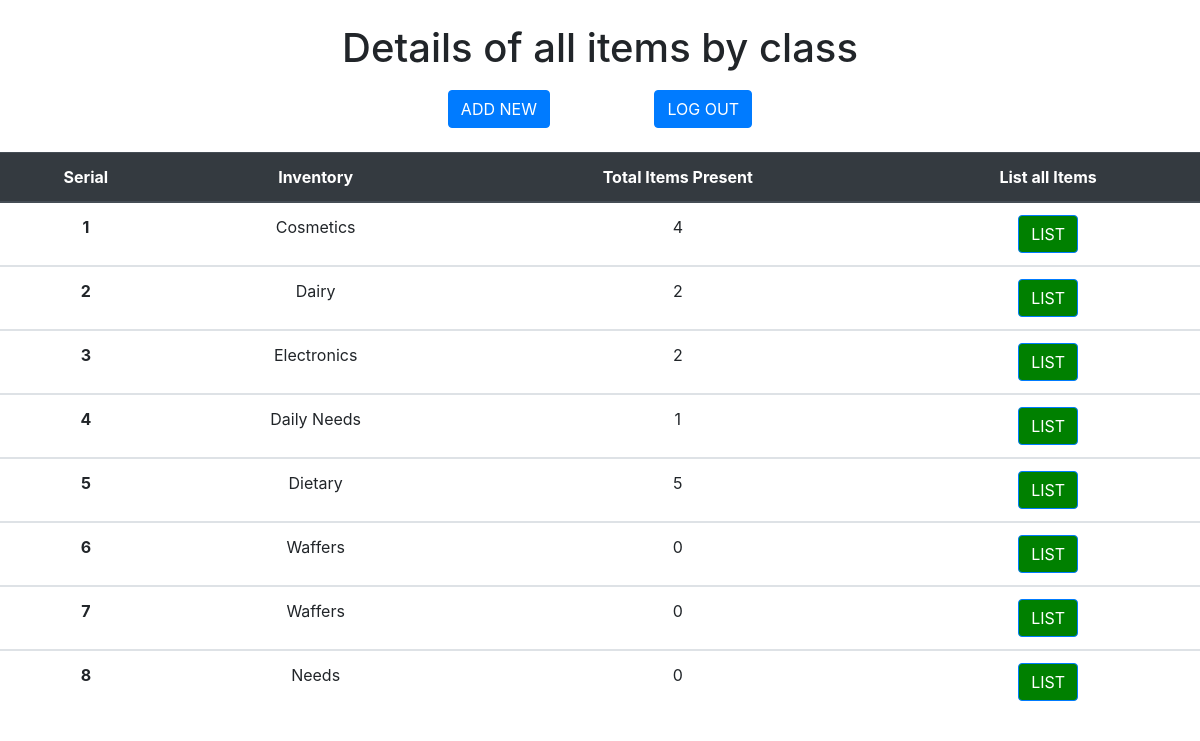
Screenshot of /inventory/homepage/ (signed in) with the database file from the repository.
### inventory/models.py (models this page shows, shortened)
class inventory(models.Model):
    inv_class = models.CharField(max_length=50)
    total = models.IntegerField(default=0)

### inventory/views.py (the view)
@login_required
def homepage(request):
    inv = inventory.objects.all()
    for each in inv:
        items = Item.objects.filter(item=each)
        each.total = len(items)
        each.save()
    context = {
        'inventory': inv,
    }
    return render(request, 'inventory/home.html', context)

### inventory/templates/inventory/home.html (shortened to what this page needs)
<!DOCTYPE html>
<html lang="en">
<head>
    <link rel="stylesheet" href="https://stackpath.bootstrapcdn.com/bootstrap/4.3.1/css/bootstrap.min.css">
</head>
<body>
<span class="container">
    <center>
    <h1>Details of all items by class</h1>
    <button style="margin-right: 50px;margin-top: 10px " type="button" class="btn btn-primary" data-toggle="modal" data-target="#myModal">
    ADD NEW
    </button>
    <a href="{% url 'users:logout' %}">
        <button style="margin-left: 50px;margin-top: 10px " type="button" class="btn btn-primary" >LOG OUT</button>
    </a>
    </center>
</span>
<br>
<div style="text-align:center;">
<table class="table" align="center" >
    <thead class="thead-dark">
        <tr>
            <th scope="col">Serial</th>
            <th scope="col">Inventory</th>
            <th scope="col">Total Items Present</th>
            <th scope="col" >List all Items</th>
        </tr>
    </thead>
    {% for object in inventory %}
    <tbody>
        <tr>
            <th scope="row">{{ object.pk }}</th>
            <td>{{object.inv_class}}</td>
            <td>{{ object.total }}</td>
            <td><a href="{% url 'inventory:listview' object.pk %}" class="btn btn-primary" style="background-color:green;color:white">LIST</a></td>
        </tr>
    </tbody>
    {% endfor %}
</table>
</div>
</body>
</html>

### rows the page displays
inventory: pk "1", inv_class "Cosmetics", total "4"
inventory: pk "2", inv_class "Dairy", total "2"
inventory: pk "3", inv_class "Electronics", total "2"
inventory: pk "4", inv_class "Daily Needs", total "1"
inventory: pk "5", inv_class "Dietary", total "5"
inventory: pk "6", inv_class "Waffers", total "0"
inventory: pk "7", inv_class "Waffers", total "0"
inventory: pk "8", inv_class "Needs", total "0"
